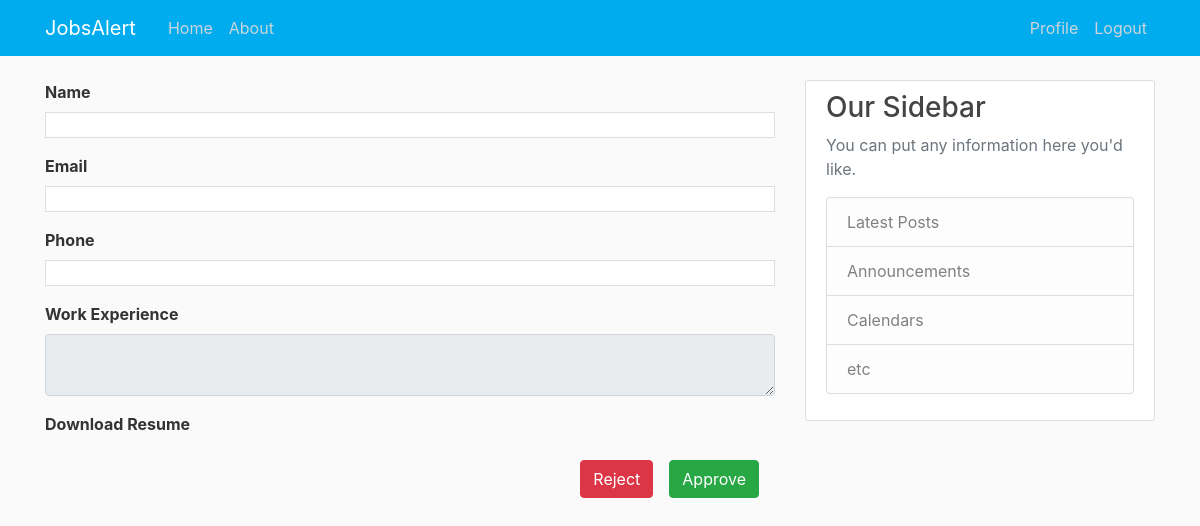
Page /post/20/job_dashboard/applicant_detail/38/ (signed in) on the earlier database version.
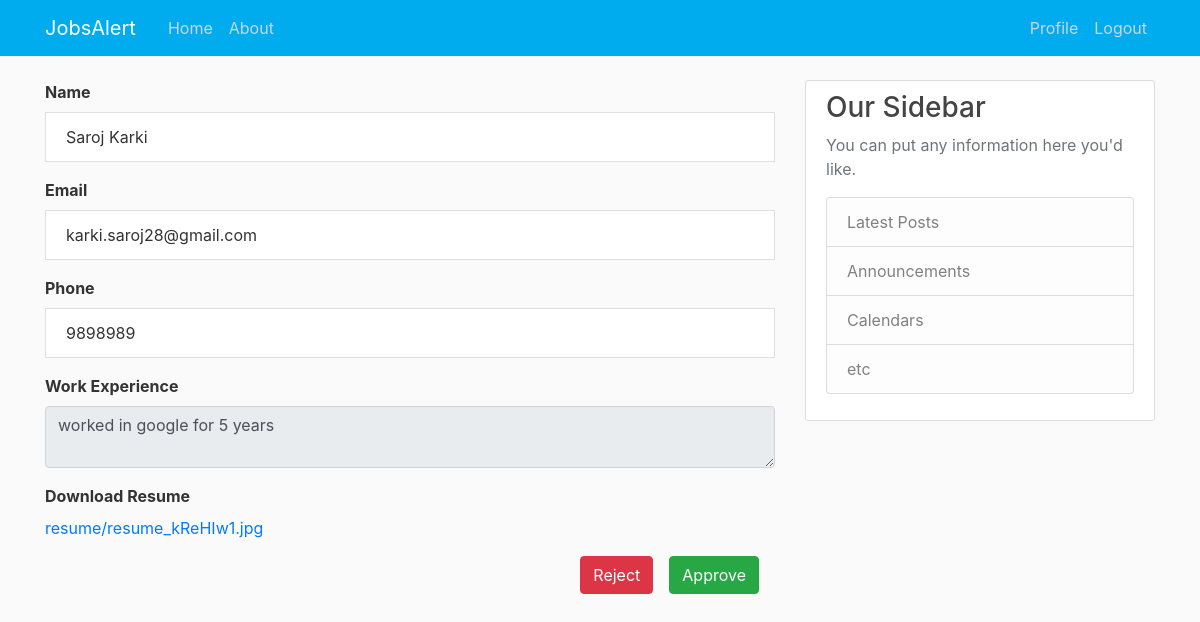
Same page on the later database version.
### blog/models.py (models this page shows, shortened)
class JobApplication(models.Model):
    sno = models.AutoField(primary_key=True)
    user = models.ForeignKey(User, on_delete=models.CASCADE)
    post = models.ForeignKey(Post, on_delete=models.CASCADE)
    name = models.CharField(max_length=200)
    email = models.EmailField(max_length=100)
    phone = PhoneField(blank=True, help_text='Enter phone number')
    work_experience = models.TextField()
    resume = models.FileField(upload_to = 'resume', default='resume/default_resume.jpg')
    status = models.CharField(max_length=200, default='pending')

### blog/views.py (the view)
# urls.py: path('post/<int:pk>/job_dashboard/applicant_detail/<int:sno>/', views.applicant_detail, name='applicant-detail'),
def applicant_detail(request, pk, sno):
    post = Post.objects.filter(pk=pk).first()
    job_applicant = JobApplication.objects.filter(post=post)
    applicant_detail = JobApplication.objects.filter(sno=sno).first()
    context = {
        'applicant_detail': applicant_detail
    }
    return render(request, 'blog/applicant_detail.html', context)

### blog/templates/blog/applicant_detail.html
{% extends "blog/base.html" %}
{% block content %}
<ul class="list-group">
    <label class="font-weight-bold" for="fullName">Name</label>
    <li class="list-group-item mb-3">{{applicant_detail.name}}</li>
    <label class="font-weight-bold" for="fullName">Email</label>
    <li class="list-group-item mb-3">{{applicant_detail.email}}</li>
    <label class="font-weight-bold" for="fullName">Phone</label>
    <li class="list-group-item mb-3">{{applicant_detail.phone}}</li>
    <label class="font-weight-bold" for="fullName">Work Experience</label>
    <textarea disabled class="form-control mb-3" aria-label="With textarea">{{applicant_detail.work_experience}}</textarea>
    <label class="font-weight-bold" for="fullName">Download Resume</label>
    <a href="{{applicant_detail.resume.url}}" download>{{applicant_detail.resume}}</a>
  </ul>
  <div >
    <a class="btn btn btn-success float-right my-3 mx-3" href="{% url 'applicant-approve' applicant_detail.post.id applicant_detail.sno %}">Approve</a>
    <a class="btn btn btn-danger float-right my-3" href="{% url 'applicant-delete2' applicant_detail.post.id applicant_detail.sno %}">Reject</a>
  </div>
{% endblock content %}

### blog/templates/blog/base.html (shortened to what this page needs)
{% load static %}
<!DOCTYPE html>
<html lang="en">
<head>
  <link rel="stylesheet" href="https://stackpath.bootstrapcdn.com/bootstrap/4.5.2/css/bootstrap.min.css"
>
  <link rel="stylesheet" type="text/css" href="{% static 'blog/main.css' %}">
</head>
<body>
  <header class="site-header">
    <nav class="navbar navbar-expand-md navbar-dark bg-steel fixed-top">
      <div class="container">
        <a class="navbar-brand mr-4" href="{% url 'blog-home' %}">JobsAlert</a>
        <div class="collapse navbar-collapse" id="navbarToggle">
          <div class="navbar-nav mr-auto">
            <a class="nav-item nav-link" href="{% url 'blog-home' %}">Home</a>
            <a class="nav-item nav-link" href="{% url 'blog-about' %}">About</a>
          </div>
          <div class="navbar-nav">
            {% if user.is_authenticated %}
            {% if user.profile.account_type == "organization" %}
              <a class="nav-item nav-link" href="{% url 'post-create' %}">Post Job</a>
              <!-- <a href="{% url 'profile' %}" class="avatar avatar-xs rounded-circle">
                <img alt="Image placeholder" src="{{ user.profile.image.url }}"
                  style="width: 40px; border-radius: 400px "></a> -->
              <a class="nav-item nav-link" href="{% url 'profile' %}">Profile</a>
              <a class="nav-item nav-link" href="{% url 'logout' %}">Logout</a>
            {% else %}
              <a class="nav-item nav-link" href="{% url 'profile' %}">Profile</a>
              <a class="nav-item nav-link" href="{% url 'logout' %}">Logout</a>
            {% endif %}
            {% else %}
            <a class="nav-item nav-link" href="{% url 'login' %}">Login</a>
            <a class="nav-item nav-link" href="{% url 'register' %}">Register</a>
            {% endif %}
          </div>
        </div>
      </div>
    </nav>
  </header>
  <main role="main" class="container">
    <div class="row">
      <div class="col-md-8">
        {% block content %}{% endblock %}
      </div>
      <div class="col-md-4">
        <div class="content-section">
          <h3>Our Sidebar</h3>
          <p class='text-muted'>You can put any information here you'd like.
          <ul class="list-group">
            <li class="list-group-item list-group-item-light">Latest Posts</li>
            <li class="list-group-item list-group-item-light">Announcements</li>
            <li class="list-group-item list-group-item-light">Calendars</li>
            <li class="list-group-item list-group-item-light">etc</li>
          </ul>
          </p>
        </div>
      </div>
    </div>
  </main>
</body>
</html>

### blog/static/blog/main.css (style rules this page uses)
body { background: #fafafa; color: #333333; margin-top: 5rem; }
h1, h2, h3, h4, h5, h6 { color: #444444; }
ul { margin: 0; }
.bg-steel { background-color: #00acee; }
.site-header .navbar-nav .nav-link { color: #cbd5db; }
.content-section { background: #ffffff; padding: 10px 20px; border: 1px solid #dddddd; border-radius: 3px; margin-bottom: 20px; }

Differences in the rows shown:
added JobApplication: name "Saroj Karki", email "karki.saroj28@gmail.com", phone "9898989", work_experience "worked in google for 5 years", resume "resume/resume_kReHIw1.jpg"
